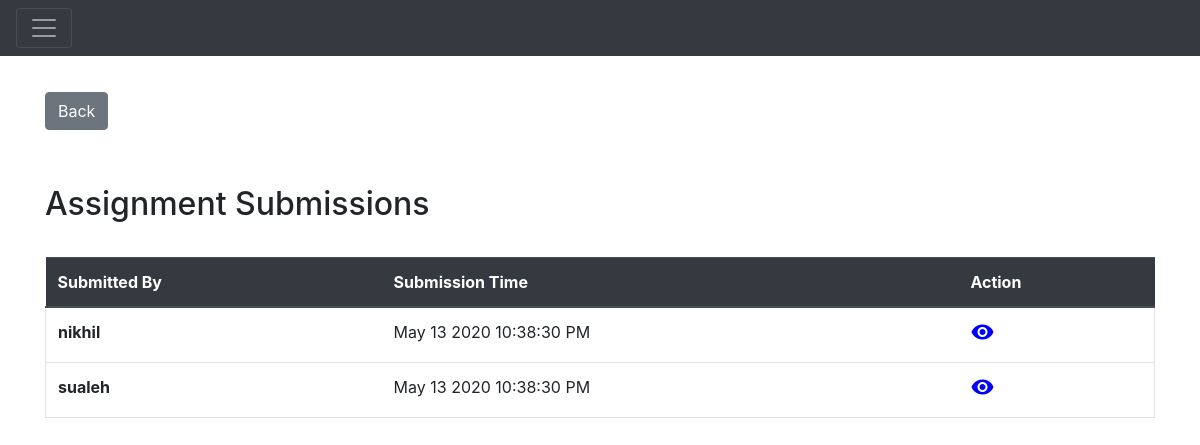
Page /assignmentSubmission/1 (signed in) on the earlier database version.
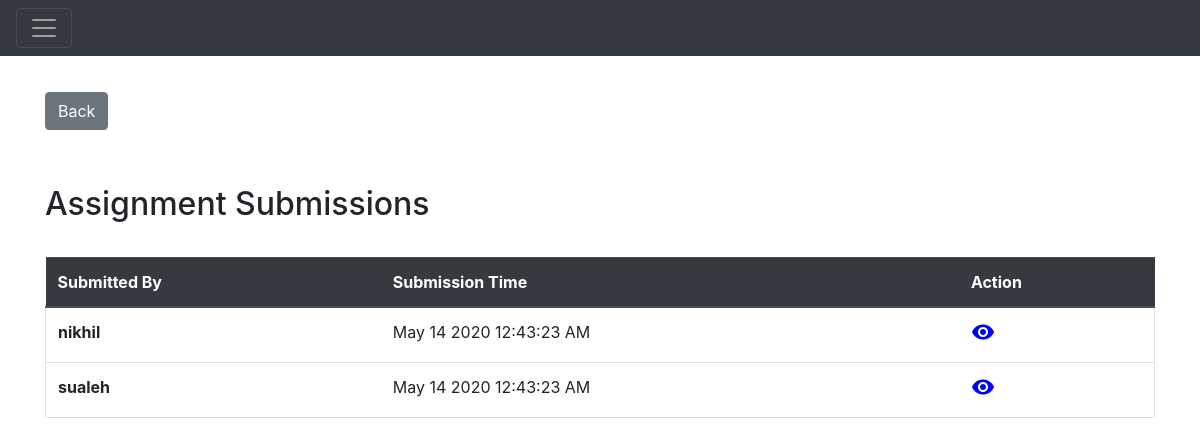
Same page on the later database version.
### Application/models.py (models this page shows)
class AssignmentSubmission(db.Model):
    __tablename__ = "assignment_submissions"
    assignmentSubmissionId = db.Column(
        db.Integer,
        primary_key=True,
        autoincrement=True
    )
    submissionTime = db.Column(db.DateTime, default=datetime.datetime.utcnow())
    assignmentId = db.Column(db.Integer, db.ForeignKey('assignments.assignmentId'))
    assignment = relationship("Assignment")
    assignmentGrade = db.Column(db.String(20))
    userId = db.Column(db.Integer, db.ForeignKey('users.userId'))
    user = relationship("User")
    comment = db.Column(db.String(500))
    gradeReceived = db.Column(
        db.String(10)
    )

class User(db.Model):
    __tablename__ = "users"
    userId = db.Column(
        db.Integer,
        primary_key=True,
        autoincrement=True
    )
    name = db.Column(
        db.String(100),
        index=True,
        nullable=False,
    )
    email = db.Column(
        db.String(80),
        index=True,
        unique=True,
        nullable=False
    )
    password = db.Column(
        db.String(255)
    )
    userRole = db.Column(Enum(UserRole))
    orgId = db.Column(db.Integer, db.ForeignKey('organizations.orgId'))
    organization = relationship("Organization")

### Application/assignment_submissions.py (the view)
@app.route('/assignmentSubmission/<id>')
@authenticate
def assignmentSubmission(id):
    assignmentId = escape(id)
    result = models.Assignment.query.filter_by(assignmentId=assignmentId).first()
    enrollments = result.course.enrollments
    enrollmentRole = [e for e in enrollments if e.userId == session['id']][0].enrollmentRole
    print(enrollmentRole)
    isTeacher = (enrollmentRole == models.EnrollmentRole.Teacher)
    submissions = []
    if enrollmentRole == models.EnrollmentRole.Teacher:
        submissions = models.db.session.query(models.AssignmentSubmission)\
            .filter(models.AssignmentSubmission.assignmentId == assignmentId)\
            .all()
    else:
        submissions = models.db.session.query(models.AssignmentSubmission) \
            .filter(models.AssignmentSubmission.assignmentId == assignmentId) \
            .filter(models.AssignmentSubmission.userId == session['id']) \
            .all()
    return render_template('assignment_submission.html', submissions=submissions,
                           enrollmentRole=enrollmentRole, isTeacher=isTeacher, assignmentId=id)

### Application/templates/assignment_submission.html (shortened to what this page needs)
{% extends 'main.html' %}
{% block head %}
{{ super() }}
{% endblock %}
{% block body %}
{{ super() }}
<div class="container" style="margin-top:3%;">
    <a class="btn btn-secondary" href={{url_for('getAssignmentDetailById' ,id=assignmentId) }}>Back</a>
    <div class="page-header" style="margin: 2% 0%; padding: 3% 0% 0% 0%;">
        <h2>Assignment Submissions</h2>
    </div>
        <table class="table" style="margin-top: 3%">
        <thead class="thead-dark">
        <tr>
            <th scope="col">Submitted By</th>
            <th scope="col">Submission Time</th>
            <th scope="col">Action</th>
        </tr>
        </thead>
        <tbody>
        {% for submission in submissions %}
        <tr class="border">
            <th scope="row">{{submission.user.name}}</th>
            <td>{{submission.submissionTime.strftime("%b %d %Y %r")}}</td>
            <td><a href={{ url_for('assignmentSubmissionDetail',id=submission.assignmentSubmissionId) }}
                           >
                <i class="material-icons md-48" style="color:blue;">visibility</i>
                </a>
            </td>
        </tr>
        {% endfor %}
        </tbody>
        </table>
</div>
{% endblock %}

### Application/templates/main.html (shortened to what this page needs)
{% extends 'base.html' %}
{% block head %}
<link rel="stylesheet" href="{{ url_for('static', filename='css/main.css') }}">
{% endblock %}
{% block body %}
<div id="topbar">
    <nav class="pos-f-t navbar navbar-dark bg-dark">
        <button class="navbar-toggler" type="button" style="outline:none;" onclick="toggleNav()">
            <span class="navbar-toggler-icon"></span>
        </button>
    </nav>
</div>
{% endblock %}

### Application/templates/base.html (shortened to what this page needs)
<!DOCTYPE html>
<html lang="en">
<head>
    <link rel="stylesheet" href="{{ url_for('static', filename='vendors/jquery.datetimepicker.min.css') }}">
    <link rel="stylesheet" href="{{ url_for('static', filename='vendors/bootstrap.min.css') }}">
    <link rel="stylesheet" href="{{ url_for('static', filename='css/styles.css') }}">
    {% block head %}{% endblock %}
</head>
<body>
    {% block body %} {% endblock %}
</body>
</html>

### Application/static/css/styles.css (style rules this page uses)
html, body { height: 100%; margin: 0; padding: 0; }

### Application/static/css/main.css (style rules this page uses)
body { transition: margin-left .5s; }

Differences in the rows shown:
changed AssignmentSubmission "nikhil": submissionTime "May 13 2020 10:38:30 PM" → "May 14 2020 12:43:23 AM"
changed AssignmentSubmission "sualeh": submissionTime "May 13 2020 10:38:30 PM" → "May 14 2020 12:43:23 AM"
